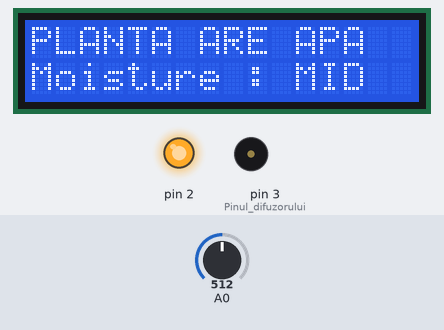
This sketch was run on a simulated Arduino Uno, built with avr-gcc and run on an emulated ATmega328P. Parts: 16×2 character LCD, output pins drawn as LEDs (lit = HIGH), buzzer (waves = sounding). The inputs (shaded band) are chosen by the test bench; at power-on: A0 = 512. What the sketch prints to the serial monitor is not drawn.

Above: at 5.2 s.
5.3 s: A0 set to 936
7.3 s: A0 set to 964
At 9.8 s:
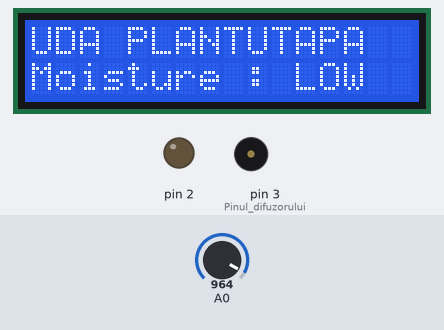
11.4 s: A0 set to 490
At 12.9 s:
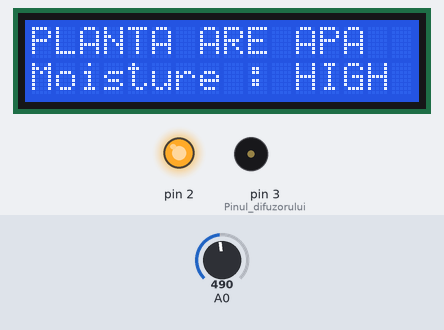
13.7 s: A0 set to 960
At 15.1 s:
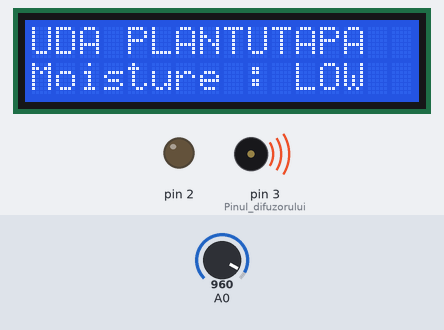
17.8 s: A0 set to 306
At 19.1 s:
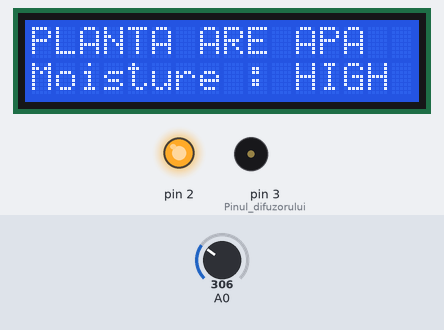
Timing chart, 0 to 20.8 s (numbered marks = the images above; inputs shaded):
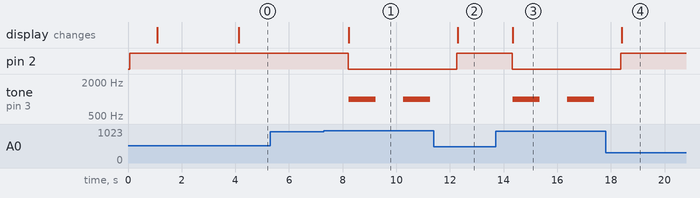

The sketch:

proiect.ino
```cpp
#include <LiquidCrystal_I2C.h>
LiquidCrystal_I2C lcd(0x27, 16, 2);

void setup() {
  Serial.begin(9600);
  //lcd.begin(16, 2);
  lcd.init();
  lcd.backlight();
  lcd.clear();
  pinMode(3, OUTPUT); // Pinul difuzorului
  pinMode(2, OUTPUT);
  digitalWrite(2, HIGH);
  delay(1000);
  lcd.setCursor(0, 0);
  lcd.print("Hai sa irigam");
  lcd.setCursor(0, 1);
  lcd.print("SYSTEM IS ON ");
    lcd.print("");
    delay(3000);
  lcd.clear();
}

void loop() {
  int value = analogRead(A0);
  Serial.println(value);
  if (value > 950) {
    digitalWrite(2, LOW);
    lcd.setCursor(0, 0);
    lcd.print("UDA PLANTUTA");
  } else {
    digitalWrite(2, HIGH);
    lcd.setCursor(0, 0);
    lcd.print("PLANTA ARE APA");
  }

  if (value < 500) {
    lcd.setCursor(0, 1);
    lcd.print("Moisture : HIGH");
  } else if (value > 500 && value < 950) {
    lcd.setCursor(0, 1);
    lcd.print("Moisture : MID ");
  } else if (value > 950) {
    lcd.setCursor(0, 1);
    lcd.print("Moisture : LOW ");
    // Activează difuzorul pentru a anunța că este nevoie de apă
    tone(3, 1000);
    delay(1000);
    noTone(3);
  }
  delay(1000);
}
```

Measured:
- the behaviour switches between 950 and 951 on A0 (found by bisection; images 0 and 1)
- after the input at 5.3 s, every drawn part: stays the same
- after the input at 7.3 s, pin 2: HIGH → LOW after 0.91 s; tone on pin 3 (Pinul_difuzorului): alternates 1000 Hz for 1.0 s and silent for 1.0 s, starting after 0.94 s; the display: changes after 0.94 s (image 1)
- after the input at 11.4 s, pin 2: LOW → HIGH after 0.86 s; tone on pin 3 (Pinul_difuzorului): stays silent (without the input it goes to 1000 Hz after 0.89 s); the display: changes after 0.89 s (image 2)
- after the input at 13.7 s, pin 2: HIGH → LOW after 0.62 s; tone on pin 3 (Pinul_difuzorului): alternates 1000 Hz for 1.0 s and silent for 1.0 s, starting after 0.65 s; the display: changes after 0.65 s (image 3)
- after the input at 17.8 s, pin 2: LOW → HIGH after 0.57 s; tone on pin 3 (Pinul_difuzorului): stays silent (without the input it goes to 1000 Hz after 0.60 s); the display: changes after 0.60 s (image 4)
